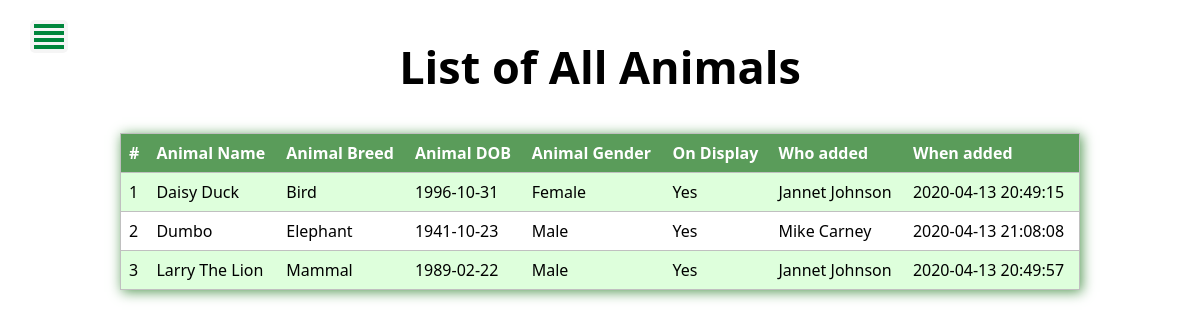
The app's page /addAnimalList.php (signed in) with its own data.
### tables this page shows
CREATE TABLE IF NOT EXISTS `animal` (
  `animal_id` int(11) NOT NULL AUTO_INCREMENT,
  `department_id` int(11) NOT NULL,
  `animal_name` varchar(30) NOT NULL,
  `animal_DOB` date NOT NULL,
  `animal_gender` varchar(6) DEFAULT NULL,
  `animal_breed` varchar(30) NOT NULL,
  `animal_display` varchar(3) DEFAULT NULL,
  `user_id` int(11) NOT NULL,
  `animal_time` datetime NOT NULL DEFAULT current_timestamp(),
  PRIMARY KEY (`animal_id`),
  KEY `department_id` (`department_id`),
  KEY `user_id` (`user_id`)
);

CREATE TABLE IF NOT EXISTS `user` (
  `user_id` int(11) NOT NULL AUTO_INCREMENT,
  `department_id` int(11) NOT NULL,
  `user_fname` varchar(30) NOT NULL,
  `user_lname` varchar(30) NOT NULL,
  `user_DOB` date NOT NULL,
  `user_email` varchar(50) NOT NULL,
  `user_password` varchar(30) NOT NULL,
  `user_gender` varchar(6) DEFAULT NULL,
  `user_create_date` datetime NOT NULL DEFAULT current_timestamp(),
  `user_added` int(11) NOT NULL,
  PRIMARY KEY (`user_id`),
  UNIQUE KEY `user_email` (`user_email`),
  KEY `department_id` (`department_id`)
);

### Database.php (called while the page is built, shortened)
<?php
 class Database{
	 private $host= "localhost";
	 private $user= "root";
	 private $pass= "";
	 private $dbname= "nika_zoo";
	 private $dbh;
	 private $stmt;
	 public function __construct(){
		 $dsn='mysql:host='. $this->host . ';dbname=' . $this->dbname;
		 $options=array(
						 PDO::ATTR_PERSISTENT=>true,
						 PDO::ATTR_ERRMODE=>PDO::ERRMODE_EXCEPTION
						 );
		try{
			$this->dbh= new PDO($dsn,$this->user,$this->pass,$options);
		}catch(PDOException $e){
			$this->error=$e->getMessage();
			echo $this->error;
		}
	 }
	 public function query($sql){
		$this->stmt=$this->dbh->prepare($sql);
	 }
	 public function execute(){
		  $this->stmt->execute();
	 }
	 public function resultSet(){
		 $this->execute();
		 return $this->stmt->fetchAll(PDO::FETCH_OBJ);
	 }
 }

### addAnimalList.php (the view, shortened to what this page needs)
<?PHP
include "Database.php";
$db = new Database();
$sql="SELECT * from user where user_id = '$_COOKIE[user_id]'";
$db->query($sql);
if ($_COOKIE['user_id']){
	$sql="SELECT
	u.user_fname,
	u.user_lname,
	animal.animal_name,
	animal.animal_DOB,
	animal.animal_gender,
	animal.animal_breed,
	animal.animal_display,
	animal.animal_time
	FROM animal
	LEFT JOIN `user`as u ON u.user_id = animal.user_id
	ORDER BY animal.animal_name";
	$db->query($sql);
	$result = $db->resultSet();
	}
?>
<!DOCTYPE html>
<html lang="en">
<head>
    <link rel="stylesheet" href="addAnimal.css">
    <link rel="stylesheet" href="sidebar.css">
</head>
<body>
    <div id="sidebar">
        <div class="toggle-btn" onclick="toggleSidebar()">
            <span></span>
            <span></span>
            <span></span>
            <span></span>
        </div>
    </div>
    <div id="container" style='margin-bottom:6em;text-align:center;'>
  <h1>List of All Animals</h1>
            <table class="table-info" style="width:80%;margin:auto;box-shadow: 2px 2px 12px #5a9c5a;">
              <thead style="color:white;background:rgb(90, 156, 90);">
                <tr>
					<th> #</th>
                  <th>Animal Name</th>
                  <th>Animal Breed</th>
				  <th>Animal DOB</th>
                  <th>Animal Gender</th>
                  <th>On Display</th>
				   <th>Who added</th>
				   <th>When added</th>
                </tr>
              </thead>
              <tbody>
             <?PHP
				$num=1;
				foreach($result as $item){
					$shade = ($num % 2) ? 'style="background:#deffdc;"':'';
					echo "<tr $shade>
							<td>$num</td>
							<td>$item->animal_name</td>
							<td>$item->animal_breed</td>
							<td>$item->animal_DOB</td>
							<td>$item->animal_gender</td>
							<td>$item->animal_display</td>
							<td>$item->user_fname $item->user_lname</td>
							<td>$item->animal_time</td>
						</tr>";
						$num++;
				}
			 ?>
              </tbody>
            </table>
        </div>
</body>
</html>

### addAnimal.css (style rules this page uses)
body { background-color: white; margin: 0; height: 100vh; width: 100%; font-family:'Segoe UI', Tahoma, Geneva, Verdana, sans-serif; }
#container { position: relative; background-color: white; width:100%; text-align: center; }
#container h1 { font-family:'Segoe UI', Tahoma, Geneva, Verdana, sans-serif; text-align: center; color: black; margin: 0; padding-top: 3%; padding-bottom: 3%; position: static; font-size: 45px; }
table, th, td { border-collapse: collapse; text-align: left; padding: .5em; }
table, tr { border:1px solid silver; }
table { width:100%; }

### sidebar.css (style rules this page uses)
#sidebar { position: fixed; width: 200px; height: 100%; background: rgb(0, 110, 50); left: -200px; transition: all 0.3s linear; z-index: 1; }
#sidebar .toggle-btn { cursor: pointer; position: absolute; left: 230px; top: 20px; background-color: whitesmoke; padding: 1px 4px; border-radius: 5px; }
#sidebar .toggle-btn span { display: block; width: 30px; height: 4px; background-color: rgb(0, 134, 60); margin: 3px 0px; }

### records on screen
animal: animal_name "Daisy Duck", animal_breed "Bird", animal_DOB "1996-10-31", animal_gender "Female", animal_display "Yes", user.user_fname "Jannet", user.user_lname "Johnson", animal_time "2020-04-13 20:49:15"
animal: animal_name "Dumbo", animal_breed "Elephant", animal_DOB "1941-10-23", animal_gender "Male", animal_display "Yes", user.user_fname "Mike", user.user_lname "Carney", animal_time "2020-04-13 21:08:08"
animal: animal_name "Larry The Lion", animal_breed "Mammal", animal_DOB "1989-02-22", animal_gender "Male", animal_display "Yes", user.user_fname "Jannet", user.user_lname "Johnson", animal_time "2020-04-13 20:49:57"
